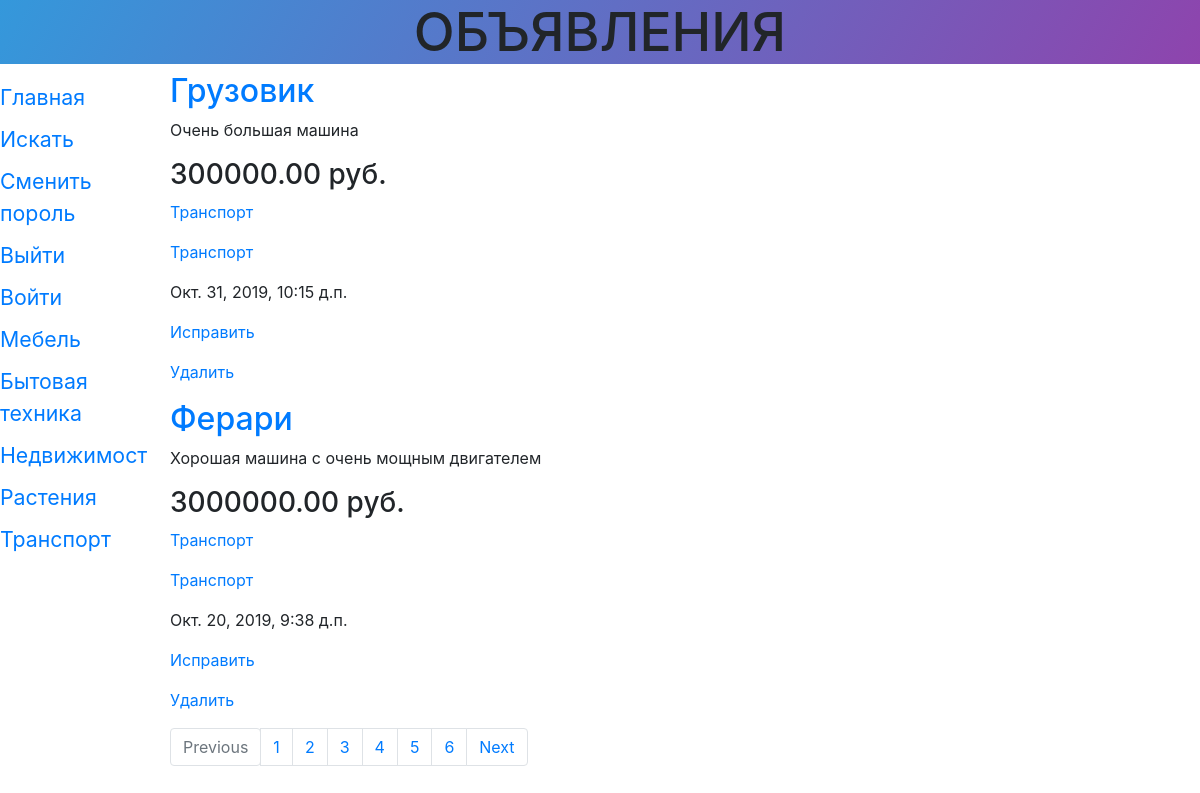
/storys/?page=4, run on an earlier commit of the app's database.
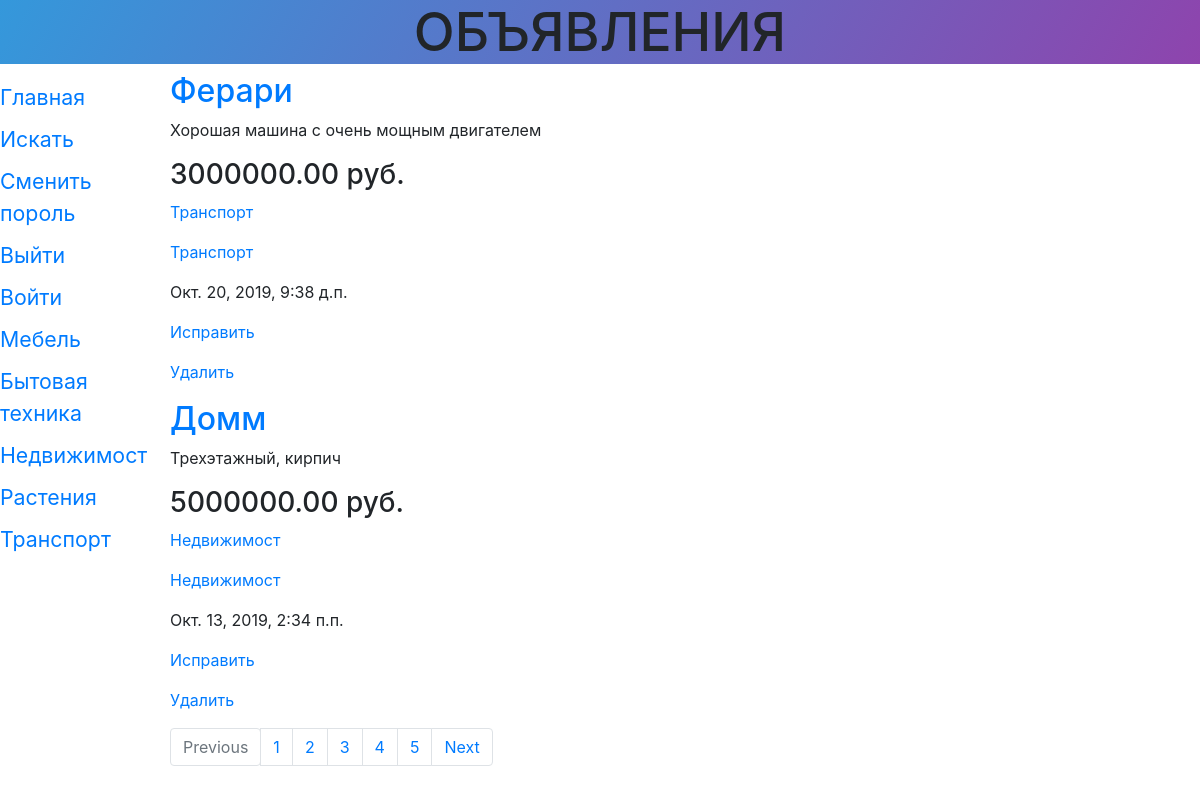
And on a later commit of the database.
### storys/models.py (models this page shows, shortened)
class Rubric(models.Model):
	name = models.CharField(max_length=20, db_index=True, verbose_name = 'Название')
	order = models.SmallIntegerField(default = 0, db_index=True)
	class Meta():
		verbose_name_plural = 'Рубрики'
		verbose_name = 'Рубрика'
		ordering = ['order','name']

class Story(models.Model):
	title = models.CharField(max_length=50, verbose_name='Товар')
	content = models.TextField(null = True, blank=True, verbose_name='Описание')
	price = models.FloatField(null = True, blank=True, verbose_name='Цена')
	published = models.DateTimeField(auto_now_add=True, db_index=True, verbose_name='Опубликовано')
	rubric = models.ForeignKey('Rubric', null=True, on_delete = models.PROTECT,verbose_name = 'Рубрика',
		related_name='entries', related_query_name='entry')
	class Meta():
		verbose_name_plural = 'Объявления'
		verbose_name = 'Объявление'
		ordering = ['-published']

### storys/views.py (the view)
# urls.py: path('', index , name = 'index'),
def index(request):
		rubrics = Rubric.objects.all()
		bbs = Story.objects.all()
		paginator = Paginator(bbs, 2)
		if 'page' in request.GET:
			page_num = request.GET['page']
		else:
			page_num = 1
		page = paginator.get_page(page_num)
		context = {'rubrics': rubrics, 'page':page, 'bbs':page}
		return render(request, 'storys/index.html', context)

### storys/templatetags/filtersandtags.py (called while the page is built)
def currency(value, name='руб.'):
	return '%1.2f %s' % (value, name)

@register.inclusion_tag('tags/ulist.html')
def ulist(*args):
	return {'items':args}

### storys/templates/storys/index.html (shortened to what this page needs)
{% extends "layout/basic.html" %}
{% load filtersandtags %}
{%block content%}
{%for bb in bbs.object_list%}
	<h2><a href="{% url 'detail' pk=bb.pk%}">{{bb.title}}</a></h2>
	<p>{{bb.content}}</p>
	<h3>{{bb.price|currency }}</h3>
	<p><a href="{% url 'by_rubric' bb.rubric.pk%}">
	{{bb.rubric.name}}</a></p>
	<p><a href="{% url 'bbs' bb.rubric.pk%}">
	{{bb.rubric.name}}</a></p>
	<p>{{bb.published|date:'DATETIME_FORMAT'}}</p>
	<p><a href="{% url 'edit' pk=bb.pk%}">Исправить</a></p>
	<p><a href="{% url 'delete' pk=bb.pk %}">Удалить</a></p>
	 {% empty %}
	  <h1>No comment</h1>
{%endfor%}
<ul class="pagination">
	{% if page.has_previous%}
	<a href="?page={{page.previous_page_number}}"><li class="page-item disabled">
      <span class="page-link">Previous</span>
    </li></a>
	{% endif %}
	{% for n in bbs.paginator.page_range%}
	<li class="page-item">
		<a class="page-link" href="?page={{n}}">{{n}}</a>
	</li>
	{%endfor%}
	{% if page.has_next %}
	<li class="page-item">
      <a class="page-link" href="?page={{page.next_page_number}}">Next</a>
    </li>
	</ul>
	{% endif %}
{%endblock%}

### storys/templates/layout/basic.html (shortened to what this page needs)
{%load static%}
<!DOCTYPE html>
<html lang="ru-RU">
<head>
	<link rel="stylesheet" href="https://stackpath.bootstrapcdn.com/bootstrap/4.3.1/css/bootstrap.min.css">
	<link rel="stylesheet" type="text/css" href="{% static 'storys/style.css'%}">
</head>
<body>
	<header>
		<h1>Объявления</h1>
	</header>
	<nav>
		<a href="{% url 'index'%}">Главная</a>
		<a href="{% url 'search'%}">Искать</a>
		<a href="{% url 'password_change'%}">Сменить пороль</a>
		<a href="{% url 'logout'%}">Выйти</a>
		{% if user.is_authenticated %}
		{%else%}
		<a href="{% url 'login'%}">Войти</a>
		{%endif%}
		{% for rubric in rubrics%}
		<a href="{% url 'by_rubric' rubric.pk %}">
		{{rubric.name}}</a>
		{%endfor%}
	</nav>
	<section>
		{%block content%}
		{%endblock%}
	</section>
</body>
</html>

What changed in the data, as far as the page shows it:
removed Story: title "Грузовик", content "Очень большая машина", price "300000.00 руб.", rubric.name "Транспорт", published "Окт. 31, 2019, 10:15 д.п."
now on this page (row unchanged): Story: title "Домм", content "Трехэтажный, кирпич", price "5000000.00 руб.", rubric.name "Недвижимост", published "Окт. 13, 2019, 2:34 п.п."
Also different on the page:
list line gone: "6"
